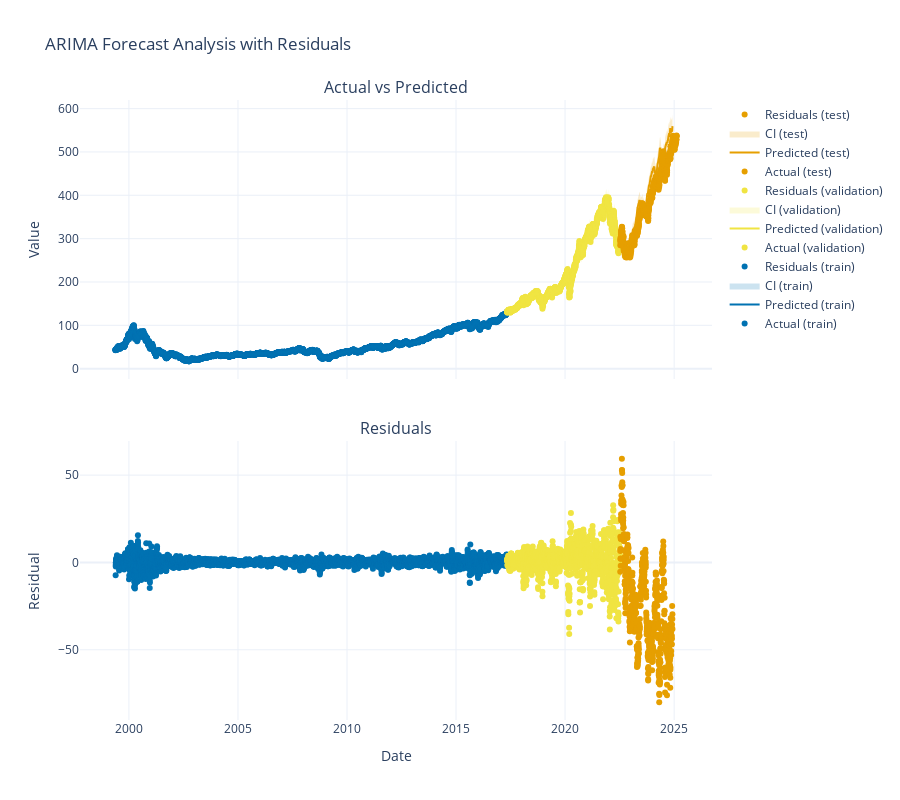

The notebook cell saved with this chart:
### Markdown cell above
## Key Findings

1. **Significant Variables**
   - All regressors are statistically significant (p < 0.05)
   - MA20 shows strongest positive effect (coef ≈ 1.0)
   - Volatility shows strongest negative effect (coef ≈ -0.9)

2. **ARIMA Structure**
   - Strong positive AR(1) effect (0.8353)
   - Moderate negative AR(2) effect (-0.1495)
   - Strong negative MA(1) effect (-0.6756)
   - Weak positive MA(2) effect (0.0095)

3. **Model Diagnostics**
   - No significant autocorrelation (Ljung-Box p > 0.05)
   - Non-normal residuals (JB test p < 0.05)
   - Presence of heteroskedasticity (H test p < 0.05)
   - Slightly right-skewed (0.29) with heavy tails (23.38)

### Code cell
## Visualize Results
def plot_arima_analysis(forecast_df, split_column='split'):
    # Create figure with secondary y-axis
    fig = make_subplots(rows=2, cols=1, 
                       shared_xaxes=True,
                       vertical_spacing=0.1,
                       subplot_titles=('Actual vs Predicted', 'Residuals'))
    
    # Calculate residuals
    forecast_df['residuals'] = forecast_df['y'] - forecast_df['yhat']
    
    # Define colors for each split to match Prophet style
    split_colors = {
        'train': 'rgb(0, 114, 178)',      # Blue
        'validation': 'rgb(240, 228, 66)', # Yellow
        'test': 'rgb(230, 159, 0)'        # Orange
    }
    
    # Add traces for each split (train/validation/test)
    for split in forecast_df[split_column].unique():
        mask = forecast_df[split_column] == split
        split_data = forecast_df[mask]
        color = split_colors[split]
        
        # Main plot
        fig.add_trace(
            go.Scatter(x=split_data.ds, y=split_data.y,
                      name=f'Actual ({split})',
                      mode='markers',
                      marker=dict(color=color)),
            row=1, col=1)
        
        fig.add_trace(
            go.Scatter(x=split_data.ds, y=split_data.yhat,
                      name=f'Predicted ({split})',
                      mode='lines',
                      line=dict(color=color)),
            row=1, col=1)
            
        # Confidence intervals
        fig.add_trace(
            go.Scatter(x=split_data.ds, y=split_data.yhat_upper,
                      fill=None,
                      mode='lines',
                      line=dict(width=0),
                      showlegend=False),
            row=1, col=1)
            
        # Extract RGB values from color string and add alpha
        rgb_values = [int(x) for x in color.replace('rgb(', '').replace(')', '').split(',')]
        rgba_color = f'rgba({rgb_values[0]}, {rgb_values[1]}, {rgb_values[2]}, 0.2)'
        
        fig.add_trace(
            go.Scatter(x=split_data.ds, y=split_data.yhat_lower,
                      fill='tonexty',
                      mode='lines',
                      line=dict(width=0),
                      fillcolor=rgba_color,
                      name=f'CI ({split})'),
            row=1, col=1)
        
        # Residuals plot
        fig.add_trace(
            go.Scatter(x=split_data.ds, y=split_data.residuals,
                      name=f'Residuals ({split})',
                      mode='markers',
                      marker=dict(color=color)),
            row=2, col=1)
    
    # Update layout
    fig.update_layout(
        height=800,
        showlegend=True,
        title_text="ARIMA Forecast Analysis with Residuals",
        template='plotly_white'
    )
    
    # Update axes labels
    fig.update_xaxes(title_text="Date", row=2, col=1)
    fig.update_yaxes(title_text="Value", row=1, col=1)
    fig.update_yaxes(title_text="Residual", row=2, col=1)
    
    return fig

# Plot analysis
fig = plot_arima_analysis(arima_df_clean)
fig.show()

### Figure 1 — Plotly figure (JSON) as saved in the notebook; plotly's stock layout.template omitted (floating-point values rounded to 4 significant figures; data arrays with more than 128 entries replaced by an {"elided": "..."} marker saying what was removed)
{"data": [{"marker": {"color": "rgb(0, 114, 178)"}, "mode": "markers", "name": "Actual (train)", "type": "scatter", "x": {"elided": "4519 str values"}, "xaxis": "x", "y": {"elided": "4519 float values"}, "yaxis": "y"}, {"line": {"color": "rgb(0, 114, 178)"}, "mode": "lines", "name": "Predicted (train)", "type": "scatter", "x": {"elided": "4519 str values"}, "xaxis": "x", "y": {"elided": "4519 float values"}, "yaxis": "y"}, {"line": {"width": 0}, "mode": "lines", "showlegend": false, "type": "scatter", "x": {"elided": "4519 str values"}, "xaxis": "x", "y": {"elided": "4519 float values"}, "yaxis": "y"}, {"fill": "tonexty", "fillcolor": "rgba(0, 114, 178, 0.2)", "line": {"width": 0}, "mode": "lines", "name": "CI (train)", "type": "scatter", "x": {"elided": "4519 str values"}, "xaxis": "x", "y": {"elided": "4519 float values"}, "yaxis": "y"}, {"marker": {"color": "rgb(0, 114, 178)"}, "mode": "markers", "name": "Residuals (train)", "type": "scatter", "x": {"elided": "4519 str values"}, "xaxis": "x2", "y": {"elided": "4519 float values"}, "yaxis": "y2"}, {"marker": {"color": "rgb(240, 228, 66)"}, "mode": "markers", "name": "Actual (validation)", "type": "scatter", "x": {"elided": "1306 str values"}, "xaxis": "x", "y": {"elided": "1306 float values"}, "yaxis": "y"}, {"line": {"color": "rgb(240, 228, 66)"}, "mode": "lines", "name": "Predicted (validation)", "type": "scatter", "x": {"elided": "1306 str values"}, "xaxis": "x", "y": {"elided": "1306 float values"}, "yaxis": "y"}, {"line": {"width": 0}, "mode": "lines", "showlegend": false, "type": "scatter", "x": {"elided": "1306 str values"}, "xaxis": "x", "y": {"elided": "1306 float values"}, "yaxis": "y"}, {"fill": "tonexty", "fillcolor": "rgba(240, 228, 66, 0.2)", "line": {"width": 0}, "mode": "lines", "name": "CI (validation)", "type": "scatter", "x": {"elided": "1306 str values"}, "xaxis": "x", "y": {"elided": "1306 float values"}, "yaxis": "y"}, {"marker": {"color": "rgb(240, 228, 66)"}, "mode": "markers", "name": "Residuals (validation)", "type": "scatter", "x": {"elided": "1306 str values"}, "xaxis": "x2", "y": {"elided": "1306 float values"}, "yaxis": "y2"}, {"marker": {"color": "rgb(230, 159, 0)"}, "mode": "markers", "name": "Actual (test)", "type": "scatter", "x": {"elided": "650 str values"}, "xaxis": "x", "y": {"elided": "650 float values"}, "yaxis": "y"}, {"line": {"color": "rgb(230, 159, 0)"}, "mode": "lines", "name": "Predicted (test)", "type": "scatter", "x": {"elided": "650 str values"}, "xaxis": "x", "y": {"elided": "650 float values"}, "yaxis": "y"}, {"line": {"width": 0}, "mode": "lines", "showlegend": false, "type": "scatter", "x": {"elided": "650 str values"}, "xaxis": "x", "y": {"elided": "650 float values"}, "yaxis": "y"}, {"fill": "tonexty", "fillcolor": "rgba(230, 159, 0, 0.2)", "line": {"width": 0}, "mode": "lines", "name": "CI (test)", "type": "scatter", "x": {"elided": "650 str values"}, "xaxis": "x", "y": {"elided": "650 float values"}, "yaxis": "y"}, {"marker": {"color": "rgb(230, 159, 0)"}, "mode": "markers", "name": "Residuals (test)", "type": "scatter", "x": {"elided": "650 str values"}, "xaxis": "x2", "y": {"elided": "650 float values"}, "yaxis": "y2"}], "layout": {"annotations": [{"font": {"size": 16}, "showarrow": false, "text": "Actual vs Predicted", "x": 0.5, "xanchor": "center", "xref": "paper", "y": 1, "yanchor": "bottom", "yref": "paper"}, {"font": {"size": 16}, "showarrow": false, "text": "Residuals", "x": 0.5, "xanchor": "center", "xref": "paper", "y": 0.45, "yanchor": "bottom", "yref": "paper"}], "height": 800, "showlegend": true, "title": {"text": "ARIMA Forecast Analysis with Residuals"}, "xaxis": {"anchor": "y", "domain": [0, 1], "matches": "x2", "showticklabels": false}, "xaxis2": {"anchor": "y2", "domain": [0, 1], "title": {"text": "Date"}}, "yaxis": {"anchor": "x", "domain": [0.55, 1], "title": {"text": "Value"}}, "yaxis2": {"anchor": "x2", "domain": [0, 0.45], "title": {"text": "Residual"}}}}
